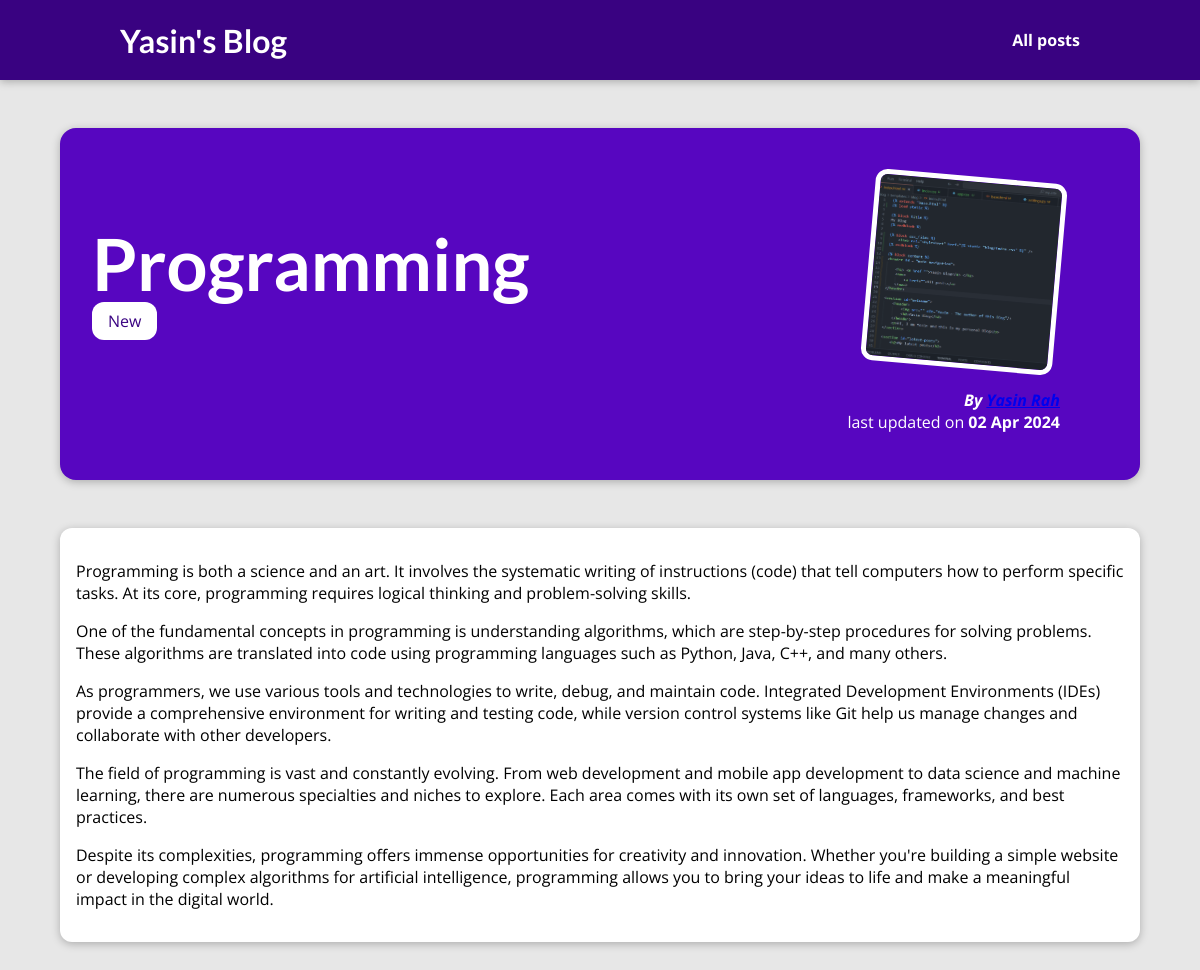
The page /post/Programming on the database its author committed.
### blog/models.py (models this page shows, shortened)
class Post(models.Model):
    title = models.CharField(max_length=150)
    excerpt = models.CharField(max_length=200)
    image_name = models.CharField(max_length=100)
    date = models.DateField(auto_now = True)
    slug = models.SlugField(unique=True , db_index=True)#db_index is by default True so there is no need to write it manually
    content = models.TextField(validators=[MinLengthValidator(10)])
    author = models.ForeignKey(Author , on_delete = models.SET_NULL , related_name="posts" , null = True)
    tags = models.ManyToManyField(Tag)

class Tag (models.Model):
    caption = models.CharField(max_length=20)

class Author(models.Model):
    first_name = models.CharField(max_length=50)
    last_name = models.CharField(max_length=50)
    email_address = models.EmailField()
    def full_name(self):
        return f"{self.first_name} {self.last_name}"
    def __str__(self):
        return self.full_name()

### blog/views.py (the view)
# urls.py: path("post/<slug:slug>" , views.singel_detail, name="post-detail-page") #/post/my-first-post
def singel_detail(request , slug):
    identified_post = get_object_or_404(Post ,slug =slug)
    return render(request , "blog/post-detail.html" , {
        "post" : identified_post,
        "post_tags": identified_post.tags.all()
    } )

### blog/templates/blog/post-detail.html (shortened to what this page needs)
{% extends "base.html" %}
{% load static %}
{% block css_files %}
    <link rel = "stylesheet" href = {% static "blog/post-detail.css" %}/>
{% endblock %}
{% block content %}
<section id = "summary">
    <h2>{{post.title}}</h2>
    <div>
        {% for tag  in post_tags  %}
        <span class = "tag"> {{tag.caption}}</span>
        {% endfor %}
    </div>
    <article>
        <img src = "{% static "blog/images/"|add:post.image_name %}" alt = "{{post.title}}"  />
        <address>By <a href ="mailto:{{post.author.email_address}}"> {{post.author}} </a> </address>
        <div>
            last updated on <time>{{post.date|date:"d M Y"}}</time>
        </div>
    </article>
</section>
<main>
    {{post.content|linebreaks}}
</main>
{% endblock content %}

### static/app.css (style rules this page uses)
* { box-sizing: border-box; }
html { font-family: 'Open Sans', 'Lato', sans-serif; }
body { margin: 0; }
h1, h2, h3 { font-family: 'Lato', sans-serif; font-weight: bold; }

### blog/static/blog/post-detail.css (style rules this page uses)
body { background-color: #e7e7e7; }
#summary { margin: 8rem auto 3rem auto; padding: 2rem; width: 90%; max-width: 90rem; border-radius: 16px; background-color: #5706c0; position: relative; box-shadow: 0 2px 8px rgba(0, 0, 0, 0.25); height: 22rem; }
#summary h2 { color: white; font-size: 4.5rem; margin-bottom: 0.25rem; }
#summary article { position: absolute; top: 2rem; right: 3rem; padding: 1rem 2rem; border-radius: 12px; text-align: right; color: white; }
#summary article img { width: 12rem; height: 12rem; border-radius: 12px; transform: rotateZ(5deg); border: 5px solid white; margin-bottom: 1rem; }
#summary address { font-weight: bold; }
#summary time { font-weight: bold; }
main { width: 90%; max-width: 90rem; margin: 3rem auto; background-color: white; padding: 1rem; border-radius: 12px; box-shadow: 0 2px 8px rgba(0, 0, 0, 0.25); }
.tag { background-color: white; color:#390281; padding: 0.5rem 1rem; border-radius: 12px; }

### rows shown on the page
Post: title "Programming", image_name (picture), author "Yasin Rah", date "02 Apr 2024", content "Programming is both a science and an art. It involves the systematic writing of instructions (code) that tell computers how to perform specific tasks. At its core, programming requires logical thinking and problem-solving skills. One of the fundamental concepts in programming is understanding algorithms, which are step-by-step procedures for solving problems. These algorithms are translated into code using programming languages such as Python, Java, C++, and many others. As programmers, we use various tools and technologies to write, debug, and maintain code. Integrated Development Environments (IDEs) provide a comprehensive environment for writing and testing code, while version control…"
Tag: caption "New"
